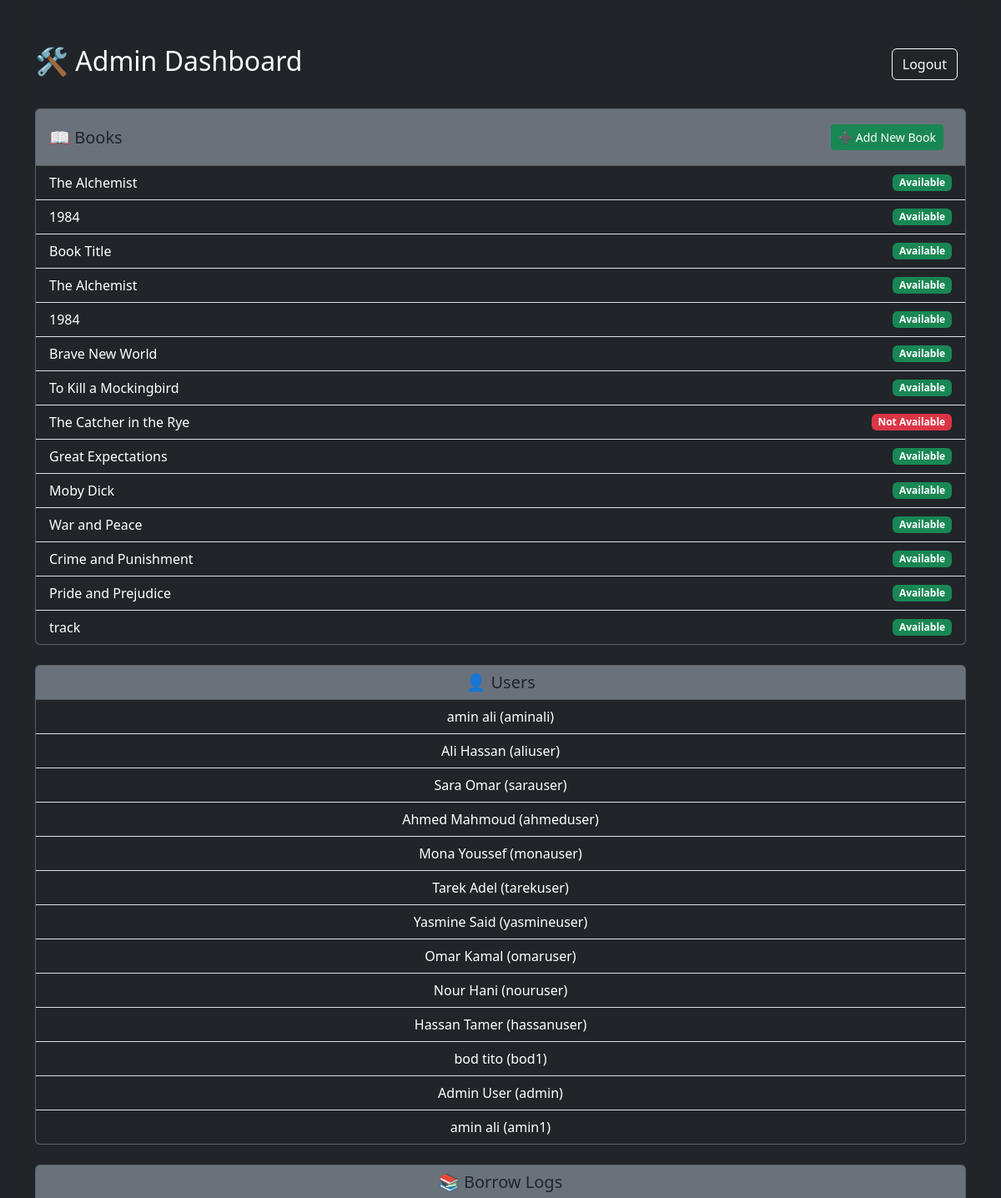
The page /admin_dashboard (signed in, upper part) on the database its author committed.
### flask1.py (models this page shows)
class Book(Base):
    __tablename__ = 'books'
    id = Column(Integer, primary_key=True)
    title = Column(String)
    author = Column(String)
    cost = Column(Float, default=0.0)
    available = Column(Integer, default=1)
    copies = Column(Integer, default=1)

class User(Base):
    __tablename__ = 'users'
    id = Column(Integer, primary_key=True)
    first_name = Column(String)
    last_name = Column(String)
    email = Column(String)
    mobile = Column(String)
    username = Column(String, unique=True)
    password = Column(String)
    is_admin = Column(Integer, default=0)

### flask1.py (the view)
@app.route('/admin_dashboard')
@admin_required
def admin_dashboard():
    db = get_db()
    users = db.query(User).all()
    books = db.query(Book).all()
    logs = db.query(Log).all()
    return render_template('admin.html', users=users, books=books, logs=logs)

### flask1.py (called while the page is built)
def get_db():
    return Session()

def admin_required(f):
    @wraps(f)
    def decorated(*args, **kwargs):
        if not session.get('is_admin'):
            flash("Access denied", "danger")
            return redirect(url_for('login'))
        return f(*args, **kwargs)
    return decorated

### templates/admin.html (shortened to what this page needs)
<!DOCTYPE html>
<html lang="en">
<head>
    <link rel="stylesheet" href="{{ url_for('static', filename='style.css') }}">
    <link href="https://cdn.jsdelivr.net/npm/bootstrap@5.3.0/dist/css/bootstrap.min.css" rel="stylesheet">
</head>
<body class="bg-dark text-white">
    <div class="container py-5">
        <div class="d-flex justify-content-between align-items-center mb-4">
            <h2 class="text-light">🛠️ Admin Dashboard</h2>
            <a href="{{ url_for('logout') }}" class="btn btn-outline-light">Logout</a>
        </div>
        <div class="card bg-secondary mb-4">
            <div class="card-header d-flex justify-content-between align-items-center">
                <h5 class="mb-0">📖 Books</h5>
                <a href="{{ url_for('add_book') }}" class="btn btn-success btn-sm">➕ Add New Book</a>
            </div>
            <ul class="list-group list-group-flush">
                {% for book in books %}
                <li class="list-group-item bg-dark text-white d-flex justify-content-between align-items-center">
                    {{ book['title'] }}
                    {% if book['available'] == 1 %}
                        <span class="badge bg-success">Available</span>
                    {% else %}
                        <span class="badge bg-danger">Not Available</span>
                    {% endif %}
                </li>
                {% else %}
                <li class="list-group-item bg-dark text-white">No books found.</li>
                {% endfor %}
            </ul>
        </div>
        <div class="card bg-secondary mb-4">
            <div class="card-header">
                <h5 class="mb-0">👤 Users</h5>
            </div>
            <ul class="list-group list-group-flush">
                {% for user in users %}
                <li class="list-group-item bg-dark text-white">
                    {{ user['first_name'] }} {{ user['last_name'] }} ({{ user['username'] }})
                </li>
                {% else %}
                <li class="list-group-item bg-dark text-white">No users found.</li>
                {% endfor %}
            </ul>
        </div>
        <div class="card bg-secondary">
            <div class="card-header">
                <h5 class="mb-0">📚 Borrow Logs</h5>
            </div>
        </div>
    </div>
</body>
</html>

### static/style.css (style rules this page uses)
body { margin: 0; padding: 0; min-height: 100vh; font-family: Arial, sans-serif; display: flex; align-items: center; justify-content: center; }
.container { text-align: center; padding: 40px; border-radius: 10px; box-shadow: 0 0 10px rgba(119, 35, 35, 0.1); }
a { display: inline-block; margin: 10px; text-decoration: none; color: #007bff; font-weight: bold; }

### rows shown on the page
Book: title "The Alchemist", available "Available"
Book: title "1984", available "Available"
Book: title "Book Title", available "Available"
Book: title "The Alchemist", available "Available"
Book: title "1984", available "Available"
Book: title "Brave New World", available "Available"
Book: title "To Kill a Mockingbird", available "Available"
Book: title "The Catcher in the Rye", available "Not Available"
Book: title "Great Expectations", available "Available"
Book: title "Moby Dick", available "Available"
Book: title "War and Peace", available "Available"
Book: title "Crime and Punishment", available "Available"
Book: title "Pride and Prejudice", available "Available"
Book: title "track", available "Available"
User: first_name "amin", last_name "ali", username "aminali"
User: first_name "Ali", last_name "Hassan", username "aliuser"
User: first_name "Sara", last_name "Omar", username "sarauser"
User: first_name "Ahmed", last_name "Mahmoud", username "ahmeduser"
User: first_name "Mona", last_name "Youssef", username "monauser"
User: first_name "Tarek", last_name "Adel", username "tarekuser"
User: first_name "Yasmine", last_name "Said", username "yasmineuser"
User: first_name "Omar", last_name "Kamal", username "omaruser"
User: first_name "Nour", last_name "Hani", username "nouruser"
User: first_name "Hassan", last_name "Tamer", username "hassanuser"
User: first_name "bod", last_name "tito", username "bod1"
User: first_name "Admin", last_name "User", username "admin"
User: first_name "amin", last_name "ali", username "amin1"
